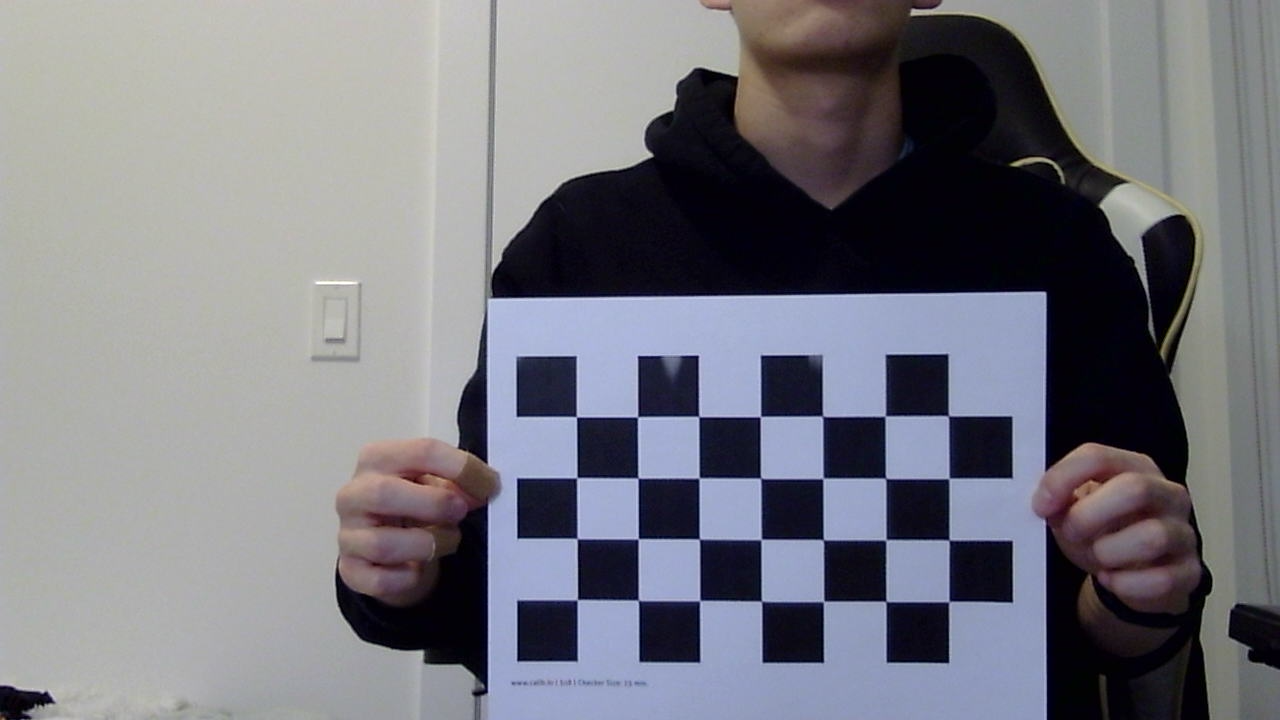
#> input picture classical/3d coord mapping/D2/camera0_0.png, 1280 x 720 px
$ python calib_2.py
#> lines starting #> are read from the running program, lines starting #| are printed output that depends on the picture; long printed decimals are rounded
import cv2 as cv
import glob
import numpy as np
import matplotlib.pyplot as plt


def calibrate_camera(images_folder):
#> called with images_folder = 'D2/*'
    images_names = glob.glob(images_folder)
    print(images_names)
    images = []
    for imname in images_names:
        im = cv.imread(imname, 1)
#> im is the input picture: shape (720, 1280, 3); mean B, G, R 128, 120.6, 120.4
        images.append(im)

    # [12 lines of commented-out code are left out]
    criteria = (cv.TERM_CRITERIA_EPS + cv.TERM_CRITERIA_MAX_ITER, 30, 0.001)

    rows = 4 #number of checkerboard rows.
    columns = 7 #number of checkerboard columns.
    world_scaling = 1. #change this to the real world square size. Or not.

    #coordinates of squares in the checkerboard world space
    objp = np.zeros((rows*columns,3), np.float32)
    objp[:,:2] = np.mgrid[0:rows,0:columns].T.reshape(-1,2)
    objp = world_scaling* objp

    #frame dimensions. Frames should be the same size.
    width = images[0].shape[1]
#> width = 1280
    height = images[0].shape[0]
#> height = 720

    #Pixel coordinates of checkerboards
    imgpoints = [] # 2d points in image plane.

    #coordinates of the checkerboard in checkerboard world space.
    objpoints = [] # 3d point in real world space


    for frame in images:
        gray = cv.cvtColor(frame, cv.COLOR_BGR2GRAY)

        #find the checkerboard
        ret, corners = cv.findChessboardCorners(gray, (rows, columns), None)

        if ret == True:

            #Convolution size used to improve corner detection. Don't make this too large.
            conv_size = (11, 11)

            #opencv can attempt to improve the checkerboard coordinates
            corners = cv.cornerSubPix(gray, corners, conv_size, (-1, -1), criteria)
            cv.drawChessboardCorners(frame, (rows,columns), corners, ret)
            #cv.imshow('img', frame)
            cv.waitKey(500)

            objpoints.append(objp)
            imgpoints.append(corners)
#> this loop made 3 passes
#> pass 1, in calibrate_camera, `gray = cv.cvtColor(frame, cv.COLOR_BGR2GRAY)`:
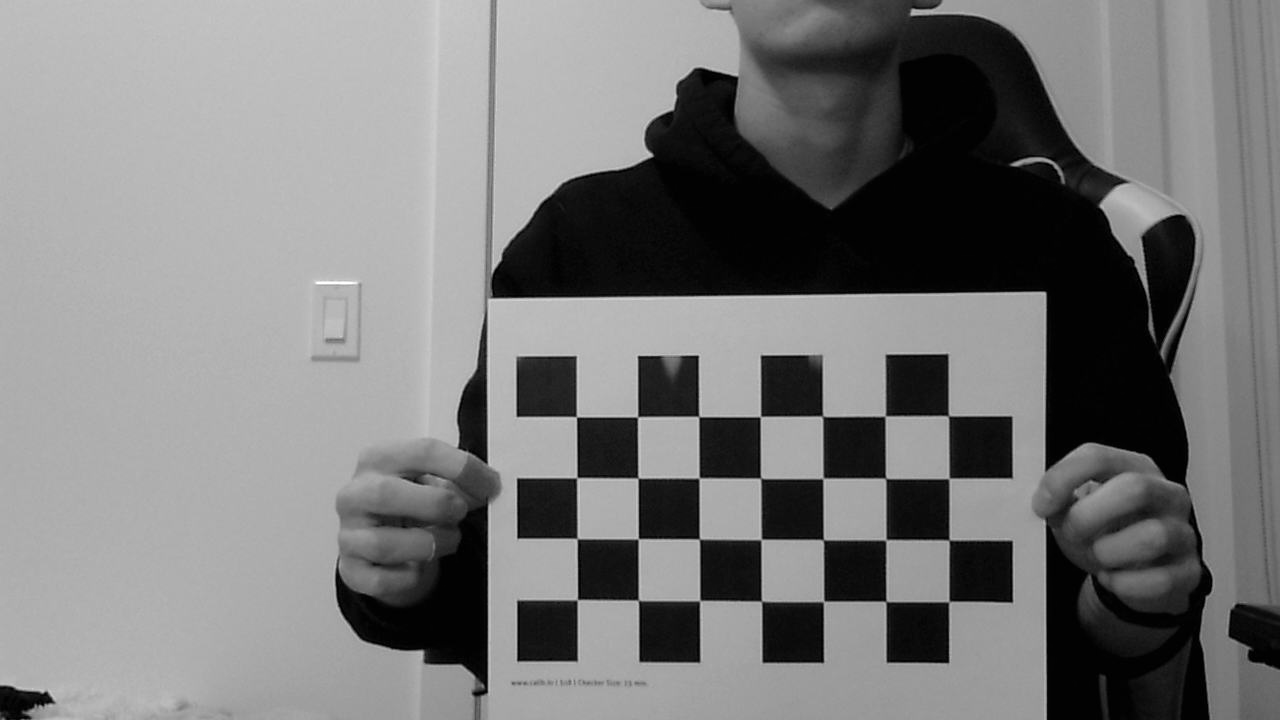
#> gray: shape (720, 1280); min 0, max 255, mean 121.3
#> pass 3, in calibrate_camera, `gray = cv.cvtColor(frame, cv.COLOR_BGR2GRAY)`:
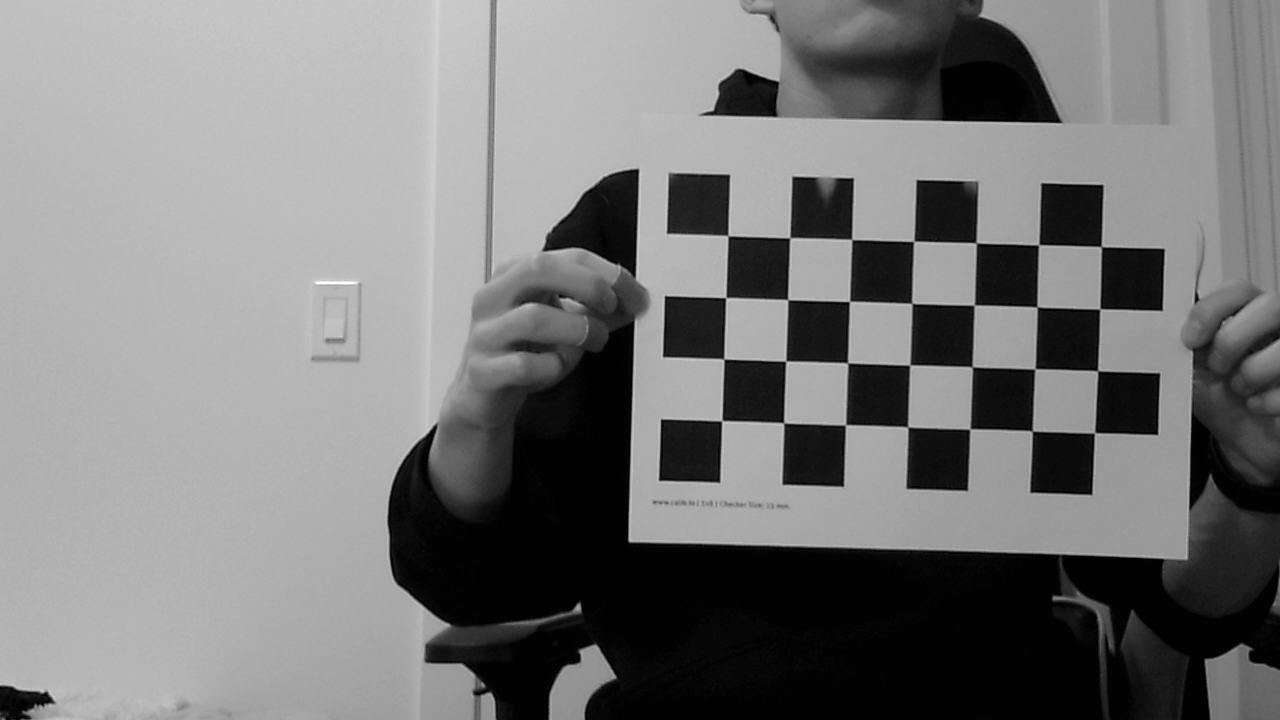
#> gray: shape (720, 1280); min 0, max 255, mean 120.8
#> after the loop, imgpoints = 3 items; objpoints = 3 items


    ret, mtx, dist, rvecs, tvecs = cv.calibrateCamera(objpoints, imgpoints, (width, height), None, None)
#> ret = 0.268; mtx = [[3806.4, 0, 580.9], [0, 3821.9, 310.1], [0, 0, 1]]; dist = [[0.0823, 23.27, -0.0284, 0.0312, -986.8]]; rvecs = ([-0.0675, 0.0537, -1.57], [0.0483, -0.0337, -1.56], [-0.00765, -0.0671, -1.54]); tvecs = ([-0.0672, 4.74, 62.22], [2.7, 4.88, 61.67], [2.28, 1.79, 61.91])
    print('rmse:', ret)
#| rmse: 0.2677
    print('camera matrix:\n', mtx)
#| camera matrix:
#|  [[3.80641186e+03 0.00000000e+00 5.80948107e+02]
#|  [0.00000000e+00 3.82190477e+03 3.10128679e+02]
#|  [0.00000000e+00 0.00000000e+00 1.00000000e+00]]
    print('distortion coeffs:', dist)
#| distortion coeffs: [[ 8.23006973e-02  2.32716095e+01 -2.83977635e-02  3.12014592e-02
#|   -9.86827490e+02]]
    print('Rs:\n', rvecs)
#| Rs:
#|  (array([[-0.06751],
#|        [ 0.05374],
#|        [-1.573]]), array([[ 0.0483],
#|        [-0.03367],
#|        [-1.560]]), array([[-0.007652],
#|        [-0.06711],
#|        [-1.536]]))
    print('Ts:\n', tvecs)
#| Ts:
#|  (array([[-0.06715],
#|        [ 4.739],
#|        [62.216]]), array([[ 2.700],
#|        [ 4.885],
#|        [61.671]]), array([[ 2.284],
#|        [ 1.793],
#|        [61.914  ]]))

    return mtx, dist

def stereo_calibrate(mtx1, dist1, mtx2, dist2, frames_folder):
    #read the synched frames
    images_names = glob.glob(frames_folder)
    images_names = sorted(images_names)
    c1_images_names = images_names[:len(images_names)//2]
    c2_images_names = images_names[len(images_names)//2:]

    c1_images = []
    c2_images = []
    for im1, im2 in zip(c1_images_names, c2_images_names):
        _im = cv.imread(im1, 1)
        c1_images.append(_im)

        _im = cv.imread(im2, 1)
        c2_images.append(_im)

    #change this if stereo calibration not good.
    criteria = (cv.TERM_CRITERIA_EPS + cv.TERM_CRITERIA_MAX_ITER, 100, 0.0001)

    rows = 4 #number of checkerboard rows.
    columns = 7 #number of checkerboard columns.
    world_scaling = 3.19 #change this to the real world square size. Or not.

    #coordinates of squares in the checkerboard world space
    objp = np.zeros((rows*columns,3), np.float32)
    objp[:,:2] = np.mgrid[0:rows,0:columns].T.reshape(-1,2)
    objp = world_scaling* objp

    #frame dimensions. Frames should be the same size.
    width = c1_images[0].shape[1]
    height = c1_images[0].shape[0]

    #Pixel coordinates of checkerboards
    imgpoints_left = [] # 2d points in image plane.
    imgpoints_right = []

    #coordinates of the checkerboard in checkerboard world space.
    objpoints = [] # 3d point in real world space

    for frame1, frame2 in zip(c1_images, c2_images):
        gray1 = cv.cvtColor(frame1, cv.COLOR_BGR2GRAY)
        gray2 = cv.cvtColor(frame2, cv.COLOR_BGR2GRAY)
        c_ret1, corners1 = cv.findChessboardCorners(gray1, (4, 7), None)
        c_ret2, corners2 = cv.findChessboardCorners(gray2, (4, 7), None)

        if c_ret1 == True and c_ret2 == True:
            corners1 = cv.cornerSubPix(gray1, corners1, (11, 11), (-1, -1), criteria)
            corners2 = cv.cornerSubPix(gray2, corners2, (11, 11), (-1, -1), criteria)

            cv.drawChessboardCorners(frame1, (4,7), corners1, c_ret1)
            #cv.imshow('img', frame1)

            cv.drawChessboardCorners(frame2, (4,7), corners2, c_ret2)
            #cv.imshow('img2', frame2)
            cv.waitKey(500)

            objpoints.append(objp)
            imgpoints_left.append(corners1)
            imgpoints_right.append(corners2)

    stereocalibration_flags = cv.CALIB_FIX_INTRINSIC
    ret, CM1, dist1, CM2, dist2, R, T, E, F = cv.stereoCalibrate(objpoints, imgpoints_left, imgpoints_right, mtx1, dist1,
                                                                 mtx2, dist2, (width, height), criteria = criteria, flags = stereocalibration_flags)

    print(ret)
    return R, T

# [76 lines left out: function triangulate, not called in this run]


mtx1, dist1 = calibrate_camera(images_folder = 'D2/*')
#> mtx1 has the same summary as mtx in calibrate_camera; dist1 = [[0.0823, 23.27, -0.0284, 0.0312, -986.8]]
mtx2, dist2 = calibrate_camera(images_folder = 'J2/*')
#> call 2 of calibrate_camera, with images_folder = 'J2/*'
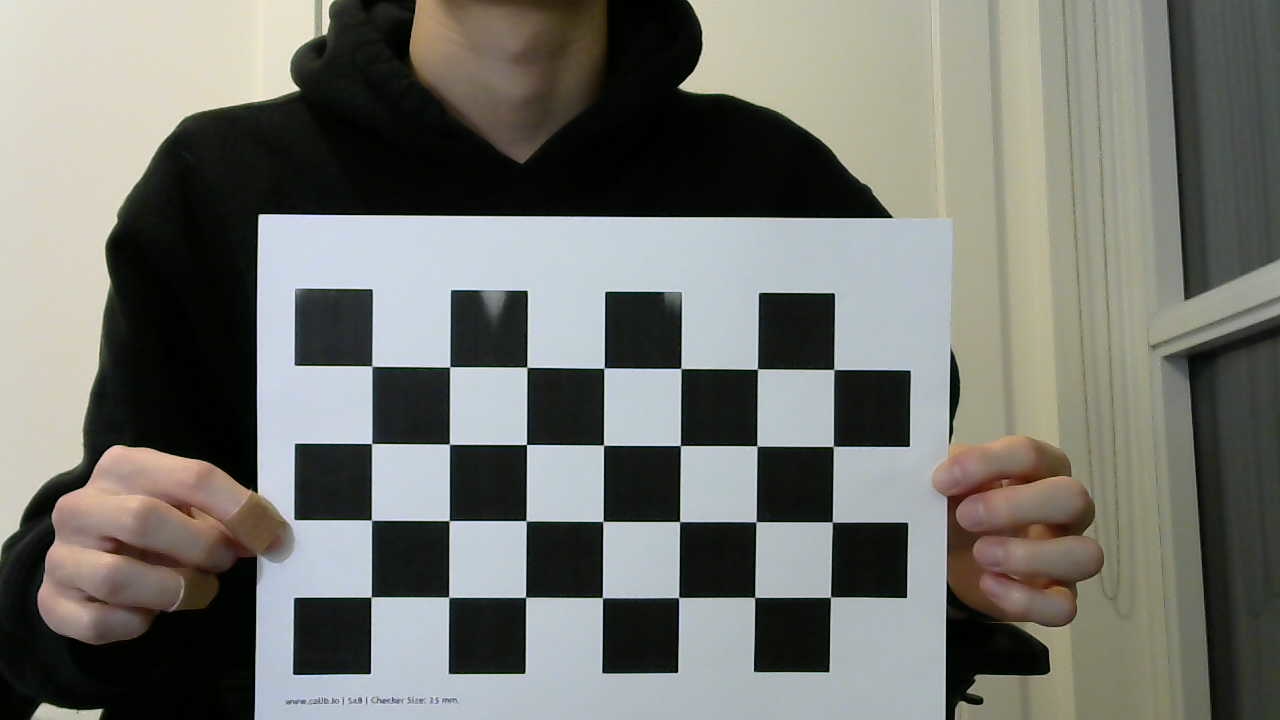
#> input picture classical/3d coord mapping/J2/camera1_0.png, 1280 x 720 px
#> in calibrate_camera, im is the input picture: shape (720, 1280, 3); mean B, G, R 110.8, 116.3, 115.4
#> in calibrate_camera (call 2), `criteria = (cv.TERM_CRITERIA_EPS + cv.TERM_CRITERIA_MAX_ITER, 30, 0.001)`: criteria = (3, 30, 0.001)
#> the loop in calibrate_camera (call 2), `for frame in images:` made 1 pass
#> (ret, conv_size) on pass 1: (True, (11, 11))
#> pass 1, in calibrate_camera (call 2), `gray = cv.cvtColor(frame, cv.COLOR_BGR2GRAY)`:
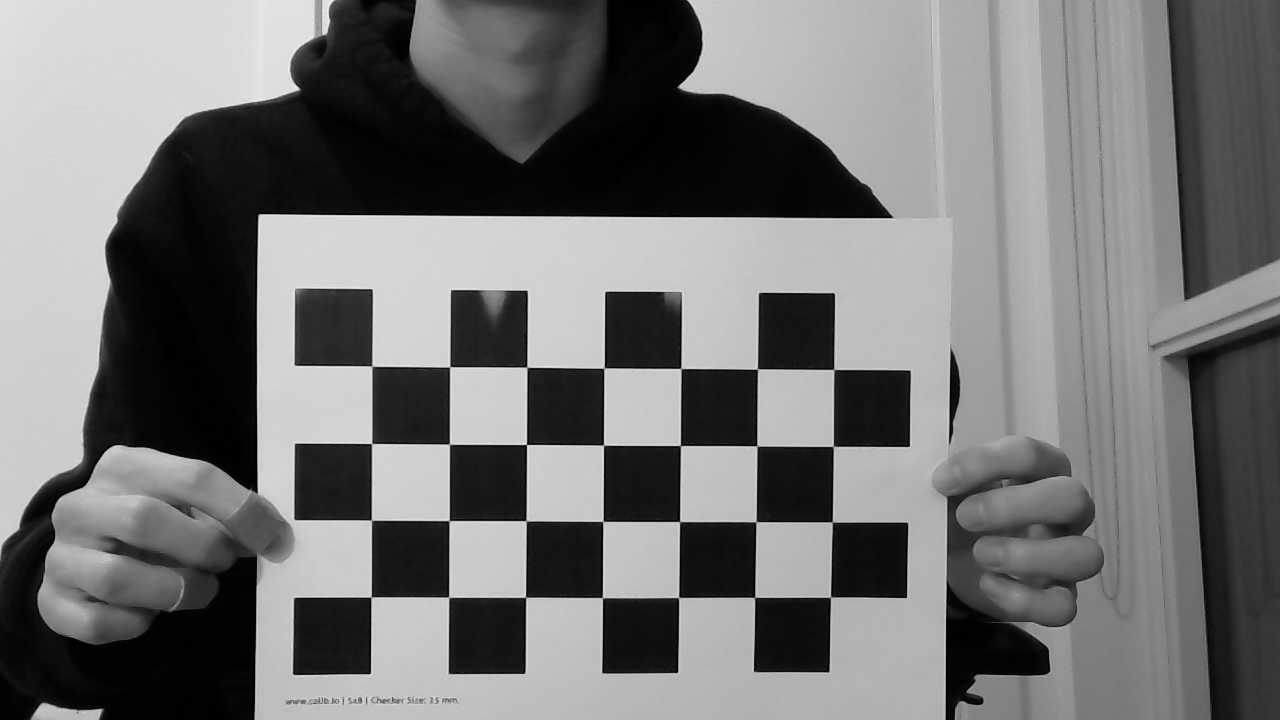
#> gray: shape (720, 1280); min 0, max 248, mean 115.3
#> after the loop in calibrate_camera (call 2), `for frame in images:`: imgpoints = 1 item
#> in calibrate_camera (call 2), `ret, mtx, dist, rvecs, tvecs = cv.calibrateCamera(objpoints, imgpoints..`: ret = 0.209; mtx = [[1734.7, 0, 899], [0, 1772.1, 161.5], [0, 0, 1]]; dist = [[-0.296, 1.68, 0.00135, -0.0297, -4.09]]; rvecs = ([0.0221, 0.0246, -1.56],); tvecs = ([-6.87, 5.62, 22.86],)
#| rmse: 0.2092
#| camera matrix:
#|  [[1.73473823e+03 0.00000000e+00 8.99045625e+02]
#|  [0.00000000e+00 1.77213304e+03 1.61476180e+02]
#|  [0.00000000e+00 0.00000000e+00 1.00000000e+00]]
#| distortion coeffs: [[-2.96007680e-01  1.67933995e+00  1.34822008e-03 -2.96504535e-02
#|   -4.08701574e+00]]
#| Rs:
#|  (array([[ 0.02209],
#|        [ 0.02463],
#|        [-1.562]]),)
#| Ts:
#|  (array([[-6.868],
#|        [ 5.624],
#|        [22.859]]),)
#> mtx2 = [[1734.7, 0, 899], [0, 1772.1, 161.5], [0, 0, 1]]; dist2 = [[-0.296, 1.68, 0.00135, -0.0297, -4.09]]

R, T = stereo_calibrate(mtx1, dist1, mtx2, dist2, 'synched/*')
#> in stereo_calibrate, `criteria = (cv.TERM_CRITERIA_EPS + cv.TERM_CRITERIA_MAX_ITER, 100, 0.0..`: criteria = (3, 100, 0.0001)
#> (the run stopped early here; a loop or call above may not have finished)
